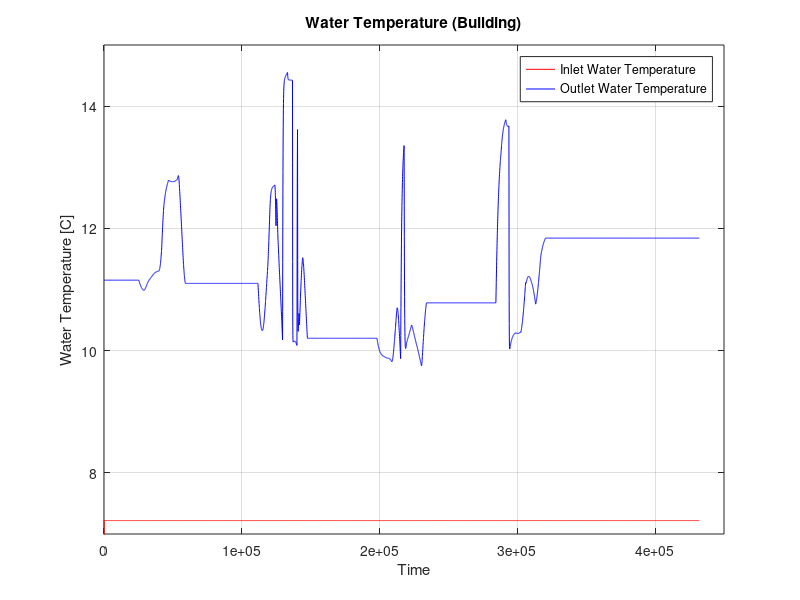

The MATLAB source for this figure:
rawData1 = load('InOutTemp1.mat');
rawData2 = load('InOutTemp2.mat');

data1 = rawData1.InOutTemp1.signals.values;
data2 = rawData2.InOutTemp2.signals.values;
time = rawData1.InOutTemp1.time;

%% BUILDING 
figure;plot(time, data1(:,2), 'r', time, data1(:,1), 'b');
legend('Inlet Water Temperature', 'Outlet Water Temperature');
grid on;
xlabel('Time');
ylabel('Water Temperature [C]');
title('Water Temperature (Building)');
axis ([ 0 4.5e5 7 15])
% subplot(2,1,2);plot(time, -data(:,2), 'r', time, -data(:,2)-data(:,4), 'b');
% legend('Single Building', 'Chiller');
% grid on;
% xlabel('Time');
% ylabel('Power Load [W]');
% title('Power Load');
